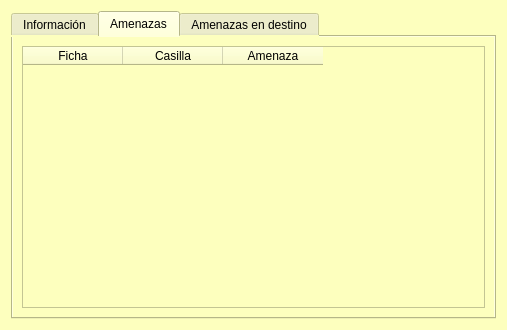
<?xml version="1.0" encoding="UTF-8"?>
<ui version="4.0">
 <class>frmShowFicha</class>
 <widget class="QDialog" name="frmShowFicha">
  <property name="geometry">
   <rect>
    <x>0</x>
    <y>0</y>
    <width>507</width>
    <height>330</height>
   </rect>
  </property>
  <property name="styleSheet">
   <string notr="true">background-color: rgb(253, 255, 190);</string>
  </property>
  <layout class="QHBoxLayout" name="horizontalLayout">
   <item>
    <widget class="QTabWidget" name="tabWidget">
     <property name="currentIndex">
      <number>1</number>
     </property>
     <widget class="QWidget" name="tab">
      <attribute name="title">
       <string>Información</string>
      </attribute>
      <layout class="QHBoxLayout" name="horizontalLayout_2">
       <item>
        <layout class="QVBoxLayout" name="verticalLayout">
         <item>
          <widget class="QLabel" name="lblName">
           <property name="text">
            <string>TextLabel</string>
           </property>
           <property name="alignment">
            <set>Qt::AlignCenter</set>
           </property>
          </widget>
         </item>
         <item>
          <widget class="QLabel" name="lblFicha">
           <property name="text">
            <string/>
           </property>
           <property name="pixmap">
            <pixmap resource="../images/glparchis.qrc">:/glparchis/fichaamarilla.png</pixmap>
           </property>
           <property name="alignment">
            <set>Qt::AlignCenter</set>
           </property>
          </widget>
         </item>
         <item>
          <widget class="QLabel" name="lblJugador">
           <property name="text">
            <string>TextLabel</string>
           </property>
           <property name="alignment">
            <set>Qt::AlignCenter</set>
           </property>
          </widget>
         </item>
         <item>
          <widget class="QLabel" name="lblRuta">
           <property name="text">
            <string>TextLabel</string>
           </property>
           <property name="alignment">
            <set>Qt::AlignCenter</set>
           </property>
          </widget>
         </item>
        </layout>
       </item>
      </layout>
     </widget>
     <widget class="QWidget" name="tab_2">
      <attribute name="title">
       <string>Amenazas</string>
      </attribute>
      <layout class="QHBoxLayout" name="horizontalLayout_3">
       <item>
        <widget class="QTableWidget" name="tblAmenazas">
         <property name="styleSheet">
          <string notr="true">background-color: rgb(253, 255, 190);</string>
         </property>
         <column>
          <property name="text">
           <string>Ficha</string>
          </property>
         </column>
         <column>
          <property name="text">
           <string>Casilla</string>
          </property>
         </column>
         <column>
          <property name="text">
           <string>Amenaza</string>
          </property>
         </column>
        </widget>
       </item>
      </layout>
     </widget>
     <widget class="QWidget" name="tab_3">
      <attribute name="title">
       <string>Amenazas en destino</string>
      </attribute>
      <layout class="QHBoxLayout" name="horizontalLayout_6">
       <item>
        <layout class="QVBoxLayout" name="verticalLayout_3">
         <item>
          <layout class="QHBoxLayout" name="horizontalLayout_4">
           <item>
            <widget class="QLabel" name="label">
             <property name="text">
              <string>Número de casillas a avanzar</string>
             </property>
            </widget>
           </item>
           <item>
            <widget class="QComboBox" name="cmbDestino">
             <property name="sizeAdjustPolicy">
              <enum>QComboBox::AdjustToContents</enum>
             </property>
             <item>
              <property name="text">
               <string>Selecciona un número</string>
              </property>
             </item>
             <item>
              <property name="text">
               <string>1</string>
              </property>
             </item>
             <item>
              <property name="text">
               <string>2</string>
              </property>
             </item>
             <item>
              <property name="text">
               <string>3</string>
              </property>
             </item>
             <item>
              <property name="text">
               <string>4</string>
              </property>
             </item>
             <item>
              <property name="text">
               <string>5</string>
              </property>
             </item>
             <item>
              <property name="text">
               <string>6</string>
              </property>
             </item>
             <item>
              <property name="text">
               <string>7</string>
              </property>
             </item>
             <item>
              <property name="text">
               <string>10</string>
              </property>
             </item>
             <item>
              <property name="text">
               <string>20</string>
              </property>
             </item>
            </widget>
           </item>
          </layout>
         </item>
         <item>
          <widget class="QGroupBox" name="group">
           <property name="title">
            <string>Amenazas en la casilla X</string>
           </property>
           <layout class="QHBoxLayout" name="horizontalLayout_5">
            <item>
             <widget class="QTableWidget" name="tblAmenazasDestino">
              <property name="styleSheet">
               <string notr="true">background-color: rgb(253, 255, 190);</string>
              </property>
              <column>
               <property name="text">
                <string>Ficha</string>
               </property>
              </column>
              <column>
               <property name="text">
                <string>Casilla</string>
               </property>
              </column>
              <column>
               <property name="text">
                <string>Thread</string>
               </property>
              </column>
             </widget>
            </item>
           </layout>
          </widget>
         </item>
        </layout>
       </item>
      </layout>
     </widget>
    </widget>
   </item>
  </layout>
 </widget>
 <resources>
  <include location="../images/glparchis.qrc"/>
 </resources>
 <connections/>
</ui>
